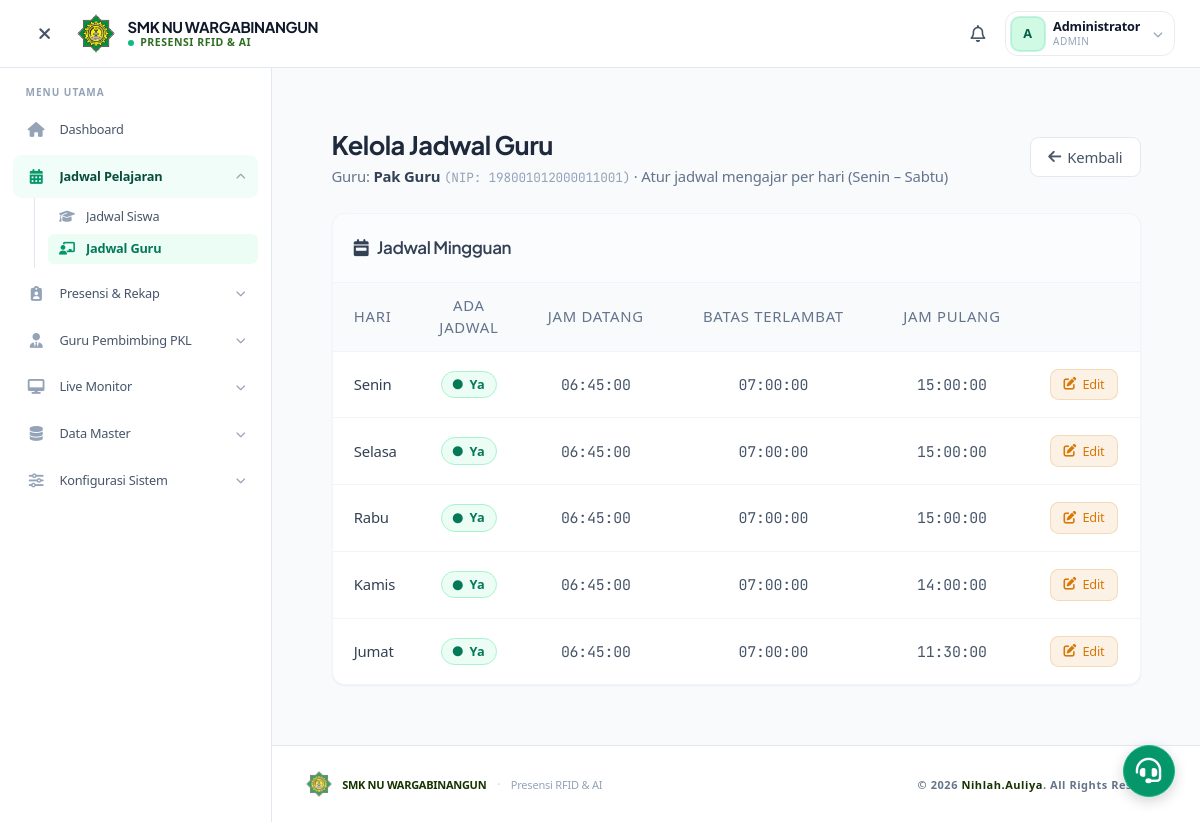
Screenshot of /web/public/jadwal/detail_guru/1 (signed in) with the database file from the repository.
### tables this page shows
CREATE TABLE guru (
    id INT AUTO_INCREMENT PRIMARY KEY,
    user_id INT NOT NULL,
    nip VARCHAR(20) NOT NULL UNIQUE,
    barcode_id VARCHAR(50) NULL UNIQUE,
    created_at TIMESTAMP DEFAULT CURRENT_TIMESTAMP,
    FOREIGN KEY (user_id) REFERENCES users(id) ON DELETE CASCADE
);

CREATE TABLE users (
    id INT AUTO_INCREMENT PRIMARY KEY,
    username VARCHAR(50) NOT NULL UNIQUE,
    password VARCHAR(255) NOT NULL,
    name VARCHAR(100) NOT NULL,
    avatar VARCHAR(255) NULL,
    role ENUM('admin', 'kepsek', 'wali_kelas', 'guru', 'siswa') NOT NULL,
    telegram_chat_id VARCHAR(50) NULL,
    created_at TIMESTAMP DEFAULT CURRENT_TIMESTAMP
);

CREATE TABLE jadwal_guru (
    id INT AUTO_INCREMENT PRIMARY KEY,
    guru_id INT NOT NULL,
    hari ENUM('Senin', 'Selasa', 'Rabu', 'Kamis', 'Jumat', 'Sabtu', 'Minggu') NOT NULL,
    jam_datang TIME NOT NULL,
    batas_terlambat TIME NOT NULL,
    jam_pulang TIME NOT NULL,
    is_active BOOLEAN DEFAULT TRUE,
    created_at TIMESTAMP DEFAULT CURRENT_TIMESTAMP,
    FOREIGN KEY (guru_id) REFERENCES guru(id) ON DELETE CASCADE,
    UNIQUE KEY (guru_id, hari)
);

### web/app/core/Controller.php (called while the page is built, shortened)
<?php
class Controller {
    public function view($view, $data = []) {
        require_once __DIR__ . '/../views/' . $view . '.php';
    }
    public function model($model) {
        return new $model;
    }
}

### web/app/controllers/JadwalController.php (called while the page is built, shortened)
<?php
class JadwalController extends Controller {
    public function detail_guru($guru_id) {
        $data['judul'] = 'Kelola Jadwal Guru';
        $data['jadwal'] = $this->model('JadwalGuru')->getJadwalByGuru($guru_id);
        $data['guru_id'] = $guru_id;
        $data['guru'] = $this->model('JadwalGuru')->getGuruById($guru_id);
        $this->view('jadwal/guru_detail', $data);
    }
}

### web/app/core/App.php (called while the page is built, shortened)
<?php
class App {
    protected $method = 'index';
    protected $params = [];
    public function __construct() {
        $url = $this->parseURL();
        if (isset($url[0]) && !empty($url[0])) {
            $formattedUrl = str_replace(' ', '', ucwords(str_replace(['-', '_'], ' ', $url[0])));
            $controllerName = $formattedUrl . 'Controller';
            if (file_exists(__DIR__ . '/../controllers/' . $controllerName . '.php')) {
                unset($url[0]);
            } else {
                $this->controller = 'ErrorController';
                $this->method = 'notFound';
            }
        }
        $this->controller = new $this->controller;
        if (isset($url[1]) && !empty($url[1])) {
            $methodName = str_replace('-', '_', $url[1]);
            if (method_exists($this->controller, $methodName)) {
                $this->method = $methodName;
                unset($url[1]);
            }
        }
        if (!empty($url)) {
            $this->params = array_values($url);
        }
        call_user_func_array([$this->controller, $this->method], $this->params);
    }
    public function parseURL() {
        if (isset($_GET['url']) && !empty($_GET['url'])) {
            $url = rtrim($_GET['url'], '/');
            $url = filter_var($url, FILTER_SANITIZE_URL);
            return explode('/', $url);
        }
        return [];
    }
}

### web/public/index.php (called while the page is built, shortened)
<?php
$app = new App();

### web/app/core/Database.php (called while the page is built, shortened)
<?php
class Database {
    private $host = DB_HOST;
    private $user = DB_USER;
    private $pass = DB_PASS;
    private $db_name = DB_NAME;
    private $dbh;
    private $stmt;
    public function __construct() {
        $portStr = (defined('DB_PORT') && DB_PORT) ? ';port=' . DB_PORT : '';
        $dsn = 'mysql:host=' . $this->host . $portStr . ';dbname=' . $this->db_name . ';charset=utf8mb4';
        $isVercel = isset($_SERVER['VERCEL']) || isset($_ENV['VERCEL']) || (isset($_SERVER['HTTP_HOST']) && strpos($_SERVER['HTTP_HOST'], 'vercel.app') !== false);
        $option = [
            PDO::ATTR_PERSISTENT => !$isVercel,
            PDO::ATTR_ERRMODE => PDO::ERRMODE_EXCEPTION,
            PDO::MYSQL_ATTR_INIT_COMMAND => "SET time_zone = '+07:00'"
        ];
        try {
            $this->dbh = new PDO($dsn, $this->user, $this->pass, $option);
            $this->dbh->exec("SET time_zone = '+07:00'");
        } catch (PDOException $e) {
            error_log("Database Error: " . $e->getMessage());
            if ($isVercel) {
                $this->renderVercelDbNotice($e->getMessage());
                exit;
            }
            die("Terjadi kesalahan pada koneksi database. Silakan hubungi administrator.");
        }
    }
        ?>
        <?php
    public function query($query) {
        $this->stmt = $this->dbh->prepare($query);
    }
    public function bind($param, $value, $type = null) {
        if (is_null($type)) {
            switch (true) {
                case is_int($value):
                    $type = PDO::PARAM_INT;
                    break;
                default:
                    $type = PDO::PARAM_STR;
            }
        }
        $this->stmt->bindValue($param, $value, $type);
    }
    public function execute() {
        try {
            return $this->stmt->execute();
        } catch (PDOException $e) {
            $logFile = dirname(__DIR__) . '/storage/logs/error.log';
            $msg = '[' . date('Y-m-d H:i:s') . '] ' . $e->getMessage() . PHP_EOL;
            @file_put_contents($logFile, $msg, FILE_APPEND);
            throw $e;
        }
    }
    public function resultSet() {
        $this->execute();
        return $this->stmt->fetchAll(PDO::FETCH_OBJ);
    }
    public function single() {
        $this->execute();
        return $this->stmt->fetch(PDO::FETCH_OBJ);
    }
}

### web/app/models/JadwalGuru.php (called while the page is built, shortened)
<?php
class JadwalGuru extends Model {
    public function getGuruById($guru_id) {
        $this->db->query("SELECT g.id, u.name as nama_guru, g.nip
                          FROM guru g
                          JOIN users u ON g.user_id = u.id
                          WHERE g.id = :id");
        $this->db->bind(':id', $guru_id);
        return $this->db->single();
    }
    public function getJadwalByGuru($guru_id) {
        $this->ensureJadwalLengkap($guru_id);
        $this->db->query("SELECT * FROM jadwal_guru WHERE guru_id = :guru_id ORDER BY FIELD(hari, 'Senin', 'Selasa', 'Rabu', 'Kamis', 'Jumat', 'Sabtu', 'Minggu')");
        $this->db->bind(':guru_id', $guru_id);
        return $this->db->resultSet();
    }
    public function ensureJadwalLengkap($guru_id) {
        $hari_list = ['Senin', 'Selasa', 'Rabu', 'Kamis', 'Jumat', 'Sabtu'];
        foreach ($hari_list as $hari) {
            $this->db->query("SELECT id FROM jadwal_guru WHERE guru_id = :guru_id AND hari = :hari");
            $this->db->bind(':guru_id', $guru_id);
            $this->db->bind(':hari', $hari);
            $row = $this->db->single();
            if (!$row) {
                $jam_pulang = ($hari === 'Sabtu') ? '13:00:00' : '15:00:00';
                $this->db->query("INSERT INTO jadwal_guru (guru_id, hari, jam_mulai_absensi, jam_datang, batas_terlambat, jam_pulang, is_active)
                                  VALUES (:guru_id, :hari, '06:30:00', '07:00:00', '07:15:00', :jam_pulang, 0)");
                $this->db->bind(':guru_id', $guru_id);
                $this->db->bind(':hari', $hari);
                $this->db->bind(':jam_pulang', $jam_pulang);
                $this->db->execute();
            }
        }
    }
}

### web/app/core/Model.php (called while the page is built, shortened)
<?php
class Model {
    public function __construct() {
        $this->db = new Database();
    }
}

### web/app/views/jadwal/guru_detail.php (the view, shortened to what this page needs)
<div id="pageContent" class="max-w-7xl mx-auto px-4 sm:px-6 lg:px-8 py-8">
    <div class="flex flex-col sm:flex-row sm:items-center sm:justify-between gap-4 mb-6">
        <div>
            <h1 class="text-2xl font-bold text-slate-800">Kelola Jadwal Guru</h1>
            <p class="text-slate-500 text-sm mt-1">
                Guru: <span class="font-bold text-slate-700"><?= htmlspecialchars($data['guru']->nama_guru ?? ('ID: ' . $data['guru_id'])) ?></span>
                <?php if (!empty($data['guru']->nip)): ?>
                    <span class="text-slate-400 font-mono text-xs">(NIP: <?= htmlspecialchars($data['guru']->nip) ?>)</span>
                <?php endif; ?>
                &middot; Atur jadwal mengajar per hari (Senin &ndash; Sabtu)
            </p>
        </div>
        <div class="flex gap-2 flex-wrap">
            <a href="<?= BASEURL; ?>/jadwal/guru"
               class="inline-flex items-center gap-1.5 px-4 py-2 bg-white border border-slate-200 text-sm text-slate-600 rounded-lg hover:bg-slate-50 transition-colors">
                <i class="fa-solid fa-arrow-left"></i> Kembali
            </a>
        </div>
    </div>
    <div class="bg-white rounded-xl border border-slate-100 shadow-sm overflow-hidden">
        <div class="p-5 border-b border-slate-100 bg-slate-50/50">
            <h2 class="text-base font-semibold text-slate-700 flex items-center gap-2">
                <i class="fa-solid fa-calendar-week text-secondary"></i>Jadwal Mingguan
            </h2>
        </div>
        <div class="overflow-x-auto">
            <table class="w-full text-sm">
                <thead>
                    <tr class="bg-slate-50 border-b border-slate-100">
                        <th class="text-left px-5 py-3 font-medium text-slate-500 uppercase tracking-wider w-20">Hari</th>
                        <th class="text-center px-4 py-3 font-medium text-slate-500 uppercase tracking-wider w-24">Ada Jadwal</th>
                        <th class="text-center px-4 py-3 font-medium text-slate-500 uppercase tracking-wider">Jam Datang</th>
                        <th class="text-center px-4 py-3 font-medium text-slate-500 uppercase tracking-wider">Batas Terlambat</th>
                        <th class="text-center px-4 py-3 font-medium text-slate-500 uppercase tracking-wider">Jam Pulang</th>
                        <th class="text-center px-5 py-3 w-24"></th>
                    </tr>
                </thead>
                <tbody class="divide-y divide-slate-100">
                    <?php foreach ($data['jadwal'] as $j): ?>
                    <tr class="hover:bg-slate-50/50 transition-colors">
                        <td class="px-5 py-4">
                            <span class="font-medium text-slate-700"><?= $j->hari; ?></span>
                        </td>
                        <td class="px-4 py-4 text-center">
                            <?php if ($j->is_active): ?>
                                <?= BadgeHelper::render('aktif', 'Ya') ?>
                            <?php else: ?>
                                <span class="inline-flex items-center gap-1 px-2.5 py-1 rounded-full text-xs font-medium bg-slate-100 text-slate-500 border border-slate-200">
                                    <i class="fa-solid fa-circle text-[8px]"></i> Tidak
                                </span>
                            <?php endif; ?>
                        </td>
                        <td class="px-4 py-4 text-center text-slate-600 font-mono">
                            <?= $j->is_active ? $j->jam_datang : '-' ?>
                        </td>
                        <td class="px-4 py-4 text-center text-slate-600 font-mono">
                            <?= $j->is_active ? $j->batas_terlambat : '-' ?>
                        </td>
                        <td class="px-4 py-4 text-center text-slate-600 font-mono">
                            <?= $j->is_active ? $j->jam_pulang : '-' ?>
                        </td>
                        <td class="px-5 py-4 text-center">
                            <a href="<?= BASEURL; ?>/jadwal/edit_guru/<?= $j->id; ?>"
                               class="inline-flex items-center gap-1.5 px-3 py-1.5 bg-warning/10 text-warning text-xs font-medium rounded-lg hover:bg-warning/20 transition-colors border border-warning/20">
                                <i class="fa-solid fa-pen-to-square"></i> Edit
                            </a>
                        </td>
                    </tr>
                    <?php endforeach; ?>
                </tbody>
            </table>
        </div>
    </div>
</div>

### web/app/helpers/BadgeHelper.php (shortened to what this page needs)
<?php
class BadgeHelper
{
    public static function render(string $status, ?string $label = null, ?string $icon = null): string
    {
        $key   = strtolower(str_replace([' ', '-'], '_', $status));
        $cfg   = self::$map[$key] ?? self::$map['pending'];
        $label = $label ?? strtoupper(str_replace('_', ' ', $status));
        $icon  = $icon  ?? $cfg['icon'];
        return sprintf(
            '<span class="inline-flex items-center gap-1.5 px-2.5 py-1 rounded-full text-xs font-semibold tracking-wide border transition-colors %s %s %s">'
            . '<i class="fa-solid %s text-[10px]"></i><span>%s</span>'
            . '</span>',
            $cfg['bg'], $cfg['text'], $cfg['border'], $icon, htmlspecialchars($label)
        );
    }
}

### web/app/views/templates/header.php (style rules this page uses)
*, *::before, *::after { box-sizing: border-box; }
body, button, input, select, textarea { font-family: 'Plus Jakarta Sans', 'Inter', -apple-system, BlinkMacSystemFont, 'Segoe UI', Roboto, sans-serif; -webkit-font-smoothing: antialiased; -moz-osx-font-smoothing: grayscale; text-rendering: optimizeLegibility; letter-spacing: -0.012em; }
body { background-color: #f8faf7; }
h1, h2, h3, h4, h5, h6, .font-heading { font-family: 'Plus Jakarta Sans', 'Inter', sans-serif; letter-spacing: -0.022em; font-feature-settings: 'cv02', 'cv03', 'cv04', 'cv11'; }
table, .tabular-nums, .font-mono, code, pre { font-variant-numeric: tabular-nums; }
code, pre, .font-mono { font-family: 'JetBrains Mono', monospace !important; }
html { scroll-behavior: smooth; }
table { border-collapse: collapse; }

### rows the page displays
guru: user.name "Pak Guru", nip "198001012000011001"
jadwal_guru: hari "Senin", jam_datang "06:45:00", batas_terlambat "07:00:00", jam_pulang "15:00:00"
jadwal_guru: hari "Selasa", jam_datang "06:45:00", batas_terlambat "07:00:00", jam_pulang "15:00:00"
jadwal_guru: hari "Rabu", jam_datang "06:45:00", batas_terlambat "07:00:00", jam_pulang "15:00:00"
jadwal_guru: hari "Kamis", jam_datang "06:45:00", batas_terlambat "07:00:00", jam_pulang "14:00:00"
jadwal_guru: hari "Jumat", jam_datang "06:45:00", batas_terlambat "07:00:00", jam_pulang "11:30:00"

### other values shown
substr(SessionHelper::get('name') ?? 'U', 0, 1) "A"
SessionHelper::get('name') "Administrator"
SessionHelper::get('role') "ADMIN"
